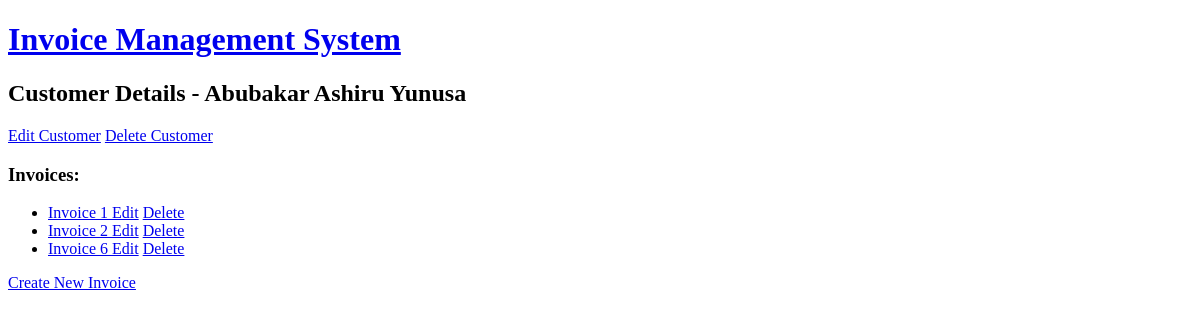
Before: /invoices/customer-detail/1/ with the older database file.
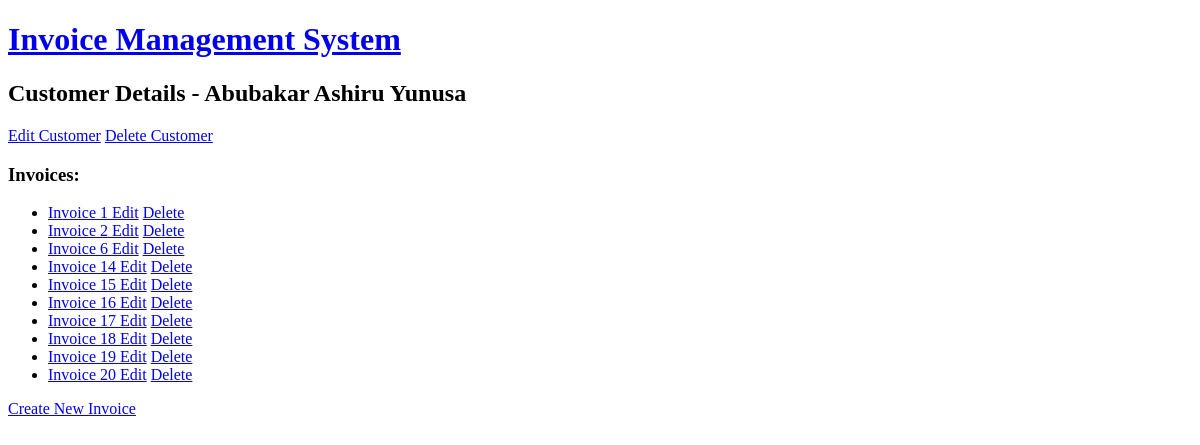
After: the same page with the newer database file.
### invoices/models.py (models this page shows, shortened)
class Customer(models.Model):
    name = models.CharField(max_length=255)
    phone_number = models.CharField(max_length=15)
    alternative_phone_number = models.CharField(max_length=15, blank=True, null=True)
    address = models.TextField()

class Invoice(models.Model):
    customer = models.ForeignKey(Customer, on_delete=models.CASCADE)
    quantity = models.IntegerField(blank=True, null=True)
    description = models.CharField(max_length=255, blank=True, null=True)
    rate = models.DecimalField(max_digits=10, decimal_places=2, blank=True, null=True)
    amount = models.DecimalField(max_digits=10, decimal_places=2, blank=True, null=True)
    total = models.DecimalField(max_digits=10, decimal_places=2, blank=True, null=True)
    sub_total = models.DecimalField(max_digits=10, decimal_places=2, blank=True, null=True)
    deposit = models.DecimalField(max_digits=10, decimal_places=2, blank=True, null=True)
    balance = models.DecimalField(max_digits=10, decimal_places=2, blank=True, null=True)

### invoices/views.py (the view)
# urls.py: path('customer-detail/<int:customer_id>/', customer_detail, name='customer_detail'),
def customer_detail(request, customer_id):
    customer = get_object_or_404(Customer, pk=customer_id)
    invoices = Invoice.objects.filter(customer=customer)
    return render(request, 'invoices/customer_detail.html', {'customer': customer, 'invoices': invoices})

### invoices/templates/invoices/customer_detail.html
{% extends 'invoices/base.html' %}
{% block content %}
    <h2>Customer Details - {{ customer.name }}</h2>
    <a href="{% url 'edit_customer' customer.id %}">Edit Customer</a>
    <a href="{% url 'delete_customer' customer.id %}">Delete Customer</a>
    <h3>Invoices:</h3>
    <ul>
        {% for invoice in customer.invoice_set.all %}
            <li>
                <a href="{% url 'invoice_detail' customer_id=customer.id invoice_id=invoice.id %}">
                    Invoice {{ invoice.id }}
                </a>
                <a href="{% url 'edit_invoice' customer_id=customer.id invoice_id=invoice.id %}">Edit</a>
                <a href="{% url 'delete_invoice' customer_id=customer.id invoice_id=invoice.id %}">Delete</a>
            </li>
        {% endfor %}
    </ul>
    <a href="{% url 'create_invoice' customer.id %}">Create New Invoice</a>
{% endblock %}

### invoices/templates/invoices/base.html (shortened to what this page needs)
<!DOCTYPE html>
<html lang="en">
<head>
</head>
<body>
    <header>
        <h1><a href="{% url 'customer_list' %}">Invoice Management System</a></h1>
    </header>
    <main>
        {% block content %}{% endblock %}
    </main>
</body>
</html>

Changed rows visible on the page:
added Invoice: id "14"
added Invoice: id "15"
added Invoice: id "16"
added Invoice: id "17"
added Invoice: id "18"
added Invoice: id "19"
added Invoice: id "20"
